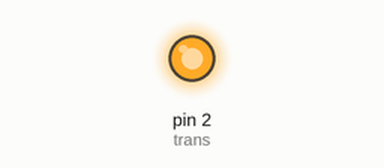
Simulated run of this sketch. Board: Arduino Uno, built with avr-gcc and run on an emulated ATmega328P. Shown: output pins drawn as LEDs (lit = HIGH).

Above: at 0.15 s.
At 3.6 s:
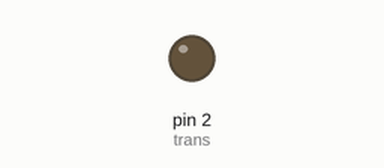
Timing chart, 0 to 4.8 s (numbered marks = the images above):
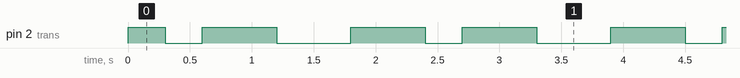

Measured:
- by itself, pin 2 (trans): repeats every 2.1 s: LOW 0.30 s, HIGH 0.60 s, LOW 0.60 s, HIGH 0.60 s
- by itself, everything shown: repeats every 2.1 s, in 4 steps

The sketch:

transmitter.ino
```cpp
int trans = 2;
int t = 300;

int data[] = {1, 0, 1, 1, 0, 0, 1};

void setup()
{
  pinMode(trans, OUTPUT);
}

void loop()
{
  for (int i = 0; i < sizeof(data) / sizeof(data[0]); i++){
    digitalWrite(trans, data[i]);
  	delay(t);
  }
}
```
